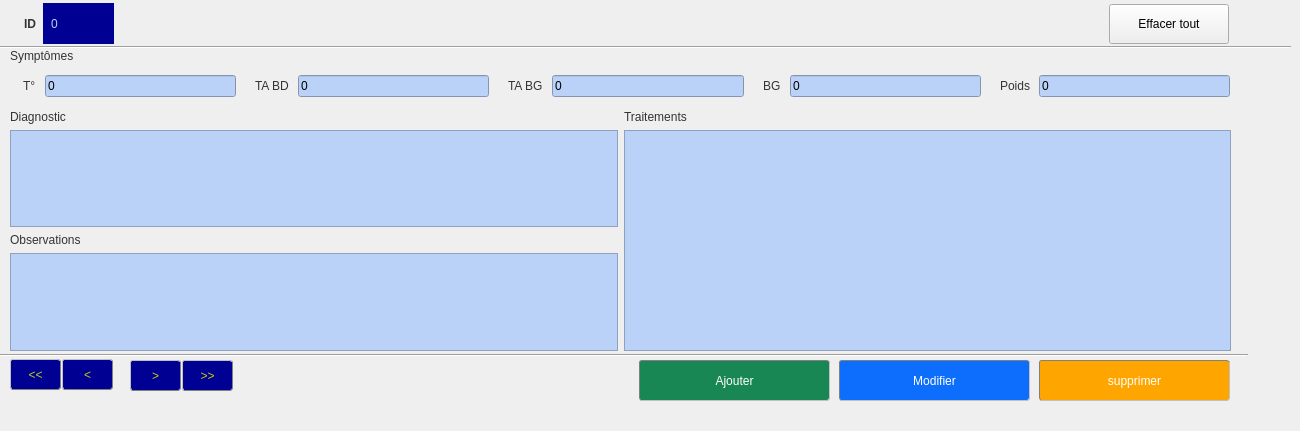
    <widget class="QWidget" name="saisie_diagnostic_tab">
     <attribute name="title">
      <string>Diagnostic des Patients</string>
     </attribute>
     <widget class="QLabel" name="symptom_lbl">
      <property name="geometry">
       <rect>
        <x>10</x>
        <y>45</y>
        <width>161</width>
        <height>21</height>
       </rect>
      </property>
      <property name="styleSheet">
       <string notr="true">font: 12pt &quot;Century Gothic&quot;;
color: rgb(51, 51, 51);</string>
      </property>
      <property name="text">
       <string>Symptômes</string>
      </property>
     </widget>
     <widget class="QWidget" name="horizontalLayoutWidget_2">
      <property name="geometry">
       <rect>
        <x>10</x>
        <y>65</y>
        <width>1220</width>
        <height>42</height>
       </rect>
      </property>
      <layout class="QHBoxLayout" name="horizontalLayout_2">
       <item>
        <widget class="QLabel" name="temp_lbl">
         <property name="styleSheet">
          <string notr="true">font: 12pt &quot;Century Gothic&quot;;
color: rgb(51, 51, 51);
padding-left: 10px;</string>
         </property>
         <property name="text">
          <string>T°</string>
         </property>
         <property name="margin">
          <number>0</number>
         </property>
        </widget>
       </item>
       <item>
        <widget class="QLineEdit" name="temp_ledit">
         <property name="styleSheet">
          <string notr="true">
	background-color: rgb(186, 209, 248);</string>
         </property>
         <property name="inputMask">
          <string/>
         </property>
         <property name="text">
          <string>0</string>
         </property>
        </widget>
       </item>
       <item>
        <widget class="QLabel" name="tabd_lbl">
         <property name="styleSheet">
          <string notr="true">font: 12pt &quot;Century Gothic&quot;;
color: rgb(51, 51, 51);
padding-left: 10px;</string>
         </property>
         <property name="text">
          <string>TA BD</string>
         </property>
        </widget>
       </item>
       <item>
        <widget class="QLineEdit" name="tabd_ledit">
         <property name="styleSheet">
          <string notr="true">
	background-color: rgb(186, 209, 248);</string>
         </property>
         <property name="inputMask">
          <string/>
         </property>
         <property name="text">
          <string>0</string>
         </property>
        </widget>
       </item>
       <item>
        <widget class="QLabel" name="tabg_lbl">
         <property name="styleSheet">
          <string notr="true">font: 12pt &quot;Century Gothic&quot;;
color: rgb(51, 51, 51);
padding-left: 10px;</string>
         </property>
         <property name="text">
          <string>TA BG</string>
         </property>
        </widget>
       </item>
       <item>
        <widget class="QLineEdit" name="tabg_ledit">
         <property name="styleSheet">
          <string notr="true">
	background-color: rgb(186, 209, 248);</string>
         </property>
         <property name="inputMask">
          <string/>
         </property>
         <property name="text">
          <string>0</string>
         </property>
        </widget>
       </item>
       <item>
        <widget class="QLabel" name="bg_lbl">
         <property name="styleSheet">
          <string notr="true">font: 12pt &quot;Century Gothic&quot;;
color: rgb(51, 51, 51);
padding-left: 10px;</string>
         </property>
         <property name="text">
          <string>BG</string>
         </property>
        </widget>
       </item>
       <item>
        <widget class="QLineEdit" name="bg_ledit">
         <property name="styleSheet">
          <string notr="true">
	background-color: rgb(186, 209, 248);</string>
         </property>
         <property name="inputMask">
          <string/>
         </property>
         <property name="text">
          <string>0</string>
         </property>
        </widget>
       </item>
       <item>
        <widget class="QLabel" name="weight_lbl">
         <property name="styleSheet">
          <string notr="true">font: 12pt &quot;Century Gothic&quot;;
color: rgb(51, 51, 51);
padding-left: 10px;</string>
         </property>
         <property name="text">
          <string>Poids</string>
         </property>
        </widget>
       </item>
       <item>
        <widget class="QLineEdit" name="weight_ledit">
         <property name="styleSheet">
          <string notr="true">
	background-color: rgb(186, 209, 248);</string>
         </property>
         <property name="inputMask">
          <string/>
         </property>
         <property name="text">
          <string>0</string>
         </property>
        </widget>
       </item>
      </layout>
     </widget>
     <widget class="QLabel" name="record_id_2">
      <property name="geometry">
       <rect>
        <x>550</x>
        <y>360</y>
        <width>61</width>
        <height>40</height>
       </rect>
      </property>
      <property name="styleSheet">
       <string notr="true">/*background-color: rgb(0, 1, 146);
color: rgb(186, 209, 248);
font: 75 16pt &quot;Century Gothic&quot;;
padding-left:5px;*/

color: transparent;</string>
      </property>
      <property name="text">
       <string>0</string>
      </property>
     </widget>
     <widget class="QLabel" name="id_lbl_2">
      <property name="geometry">
       <rect>
        <x>11</x>
        <y>4</y>
        <width>34</width>
        <height>40</height>
       </rect>
      </property>
      <property name="styleSheet">
       <string notr="true">font: 12pt &quot;Century Gothic&quot;;
font-weight: bold;
color: rgb(51, 51, 51);
padding-left: 10px;</string>
      </property>
      <property name="text">
       <string>ID</string>
      </property>
     </widget>
     <widget class="QPushButton" name="previous_btn_2">
      <property name="geometry">
       <rect>
        <x>62</x>
        <y>359</y>
        <width>51</width>
        <height>31</height>
       </rect>
      </property>
      <property name="styleSheet">
       <string notr="true">QPushButton{
	background-color: rgb(0, 1, 146);
	border-radius: 3px;
	color: rgb(186, 209, 24);
	border: 1px outset gray;
	font: 12pt &quot;Century Gothic&quot;;
}

QPushButton:hover{
	color: orange;
	border-radius: 3px;
	border: 1px outset gray;
	font: 12pt &quot;Century Gothic&quot;;
}
</string>
      </property>
      <property name="text">
       <string>&lt;</string>
      </property>
     </widget>
     <widget class="QPushButton" name="first_btn_2">
      <property name="geometry">
       <rect>
        <x>10</x>
        <y>359</y>
        <width>51</width>
        <height>31</height>
       </rect>
      </property>
      <property name="styleSheet">
       <string notr="true">QPushButton{
	background-color: rgb(0, 1, 146);
	border-radius: 3px;
	color: rgb(186, 209, 24);
	border: 1px outset gray;
	font: 12pt &quot;Century Gothic&quot;;
}

QPushButton:hover{
	color: orange;
	border-radius: 3px;
	border: 1px outset gray;
	font: 12pt &quot;Century Gothic&quot;;
}
</string>
      </property>
      <property name="text">
       <string>&lt;&lt;</string>
      </property>
     </widget>
     <widget class="QPushButton" name="last_btn_2">
      <property name="geometry">
       <rect>
        <x>182</x>
        <y>360</y>
        <width>51</width>
        <height>31</height>
       </rect>
      </property>
      <property name="styleSheet">
       <string notr="true">QPushButton{
	background-color: rgb(0, 1, 146);
	border-radius: 3px;
	color: rgb(186, 209, 24);
	border: 1px outset gray;
	font: 12pt &quot;Century Gothic&quot;;
}

QPushButton:hover{
	color: orange;
	border-radius: 3px;
	border: 1px outset gray;
	font: 12pt &quot;Century Gothic&quot;;
}
</string>
      </property>
      <property name="text">
       <string>&gt;&gt;</string>
      </property>
     </widget>
     <widget class="QPushButton" name="next_btn_2">
      <property name="geometry">
       <rect>
        <x>130</x>
        <y>360</y>
        <width>51</width>
        <height>31</height>
       </rect>
      </property>
      <property name="styleSheet">
       <string notr="true">QPushButton{
	background-color: rgb(0, 1, 146);
	border-radius: 3px;
	color: rgb(186, 209, 24);
	border: 1px outset gray;
	font: 12pt &quot;Century Gothic&quot;;
}

QPushButton:hover{
	color: orange;
	border-radius: 3px;
	border: 1px outset gray;
	font: 12pt &quot;Century Gothic&quot;;
}
</string>
      </property>
      <property name="text">
       <string>&gt;</string>
      </property>
     </widget>
     <widget class="Line" name="line_2">
      <property name="geometry">
       <rect>
        <x>-3</x>
        <y>345</y>
        <width>1251</width>
        <height>20</height>
       </rect>
      </property>
      <property name="orientation">
       <enum>Qt::Horizontal</enum>
      </property>
     </widget>
     <widget class="QPushButton" name="add_btn_2">
      <property name="geometry">
       <rect>
        <x>639</x>
        <y>360</y>
        <width>191</width>
        <height>41</height>
       </rect>
      </property>
      <property name="styleSheet">
       <string notr="true">QPushButton{
	background-color:  rgb(25,135,84);
	border-radius: 3px;
	color: white;
	border: 1px inset gray;
	font: 16pt &quot;Century Gothic&quot;;
}

QPushButton:hover{
	background-color: #adc4ad;
	border-radius: 3px;
	border: 1px inset gray;
	color: black;
	font: 16pt &quot;Century Gothic&quot;;
}</string>
      </property>
      <property name="text">
       <string>Ajouter</string>
      </property>
     </widget>
     <widget class="QPushButton" name="edit_btn_2">
      <property name="geometry">
       <rect>
        <x>839</x>
        <y>360</y>
        <width>191</width>
        <height>41</height>
       </rect>
      </property>
      <property name="styleSheet">
       <string notr="true">QPushButton{
	background-color: rgb(13,110,253);
	border-radius: 3px;
	color: white;
	border: 1px inset gray;
	font: 16pt &quot;Century Gothic&quot;;
}

QPushButton:hover{
	background-color: rgb(13,202,240);
	border-radius: 3px;
	border: 1px inset gray;
	color: black;
	font: 16pt &quot;Century Gothic&quot;;
}</string>
      </property>
      <property name="text">
       <string>Modifier</string>
      </property>
     </widget>
     <widget class="QPushButton" name="del_btn_2">
      <property name="geometry">
       <rect>
        <x>1039</x>
        <y>360</y>
        <width>191</width>
        <height>41</height>
       </rect>
      </property>
      <property name="styleSheet">
       <string notr="true">QPushButton{
	background-color:  orange;
	border-radius: 3px;
	color: white;
	border: 1px inset gray;
	font: 16pt &quot;Century Gothic&quot;;
}

QPushButton:hover{
	background-color: rgb(255, 193, 7);
	border-radius: 3px;
	border: 1px inset gray;
	color: black;
	font: 16pt &quot;Century Gothic&quot;;
}</string>
      </property>
      <property name="text">
       <string>supprimer</string>
      </property>
     </widget>
     <widget class="QLabel" name="id_content_lbl_2">
      <property name="geometry">
       <rect>
        <x>250</x>
        <y>360</y>
        <width>211</width>
        <height>31</height>
       </rect>
      </property>
      <property name="styleSheet">
       <string notr="true">border: 1px solid transparent;</string>
      </property>
      <property name="text">
       <string/>
      </property>
     </widget>
     <widget class="QLabel" name="label_ID_Recup_2">
      <property name="geometry">
       <rect>
        <x>43</x>
        <y>3</y>
        <width>71</width>
        <height>41</height>
       </rect>
      </property>
      <property name="styleSheet">
       <string notr="true">background-color: rgb(0, 1, 146);
color: rgb(186, 209, 248);
font: 75 16pt &quot;Century Gothic&quot;;
padding-left:5px;</string>
      </property>
      <property name="text">
       <string>0</string>
      </property>
     </widget>
     <widget class="QWidget" name="layoutWidget">
      <property name="geometry">
       <rect>
        <x>10</x>
        <y>110</y>
        <width>1221</width>
        <height>241</height>
       </rect>
      </property>
      <layout class="QGridLayout" name="gridLayout">
       <item row="0" column="0">
        <widget class="QLabel" name="diagnostic_lbl">
         <property name="styleSheet">
          <string notr="true">font: 12pt &quot;Century Gothic&quot;;
color: rgb(51, 51, 51);</string>
         </property>
         <property name="text">
          <string>Diagnostic</string>
         </property>
        </widget>
       </item>
       <item row="0" column="1">
        <widget class="QLabel" name="treatments_lbl">
         <property name="styleSheet">
          <string notr="true">font: 12pt &quot;Century Gothic&quot;;
color: rgb(51, 51, 51);</string>
         </property>
         <property name="text">
          <string>Traitements</string>
         </property>
        </widget>
       </item>
       <item row="1" column="0">
        <widget class="QTextEdit" name="diagnostic_textEdit">
         <property name="styleSheet">
          <string notr="true">
	background-color: rgb(186, 209, 248);</string>
         </property>
        </widget>
       </item>
       <item row="1" column="1" rowspan="3">
        <widget class="QTextEdit" name="treatments_textEdit">
         <property name="styleSheet">
          <string notr="true">
	background-color: rgb(186, 209, 248);</string>
         </property>
        </widget>
       </item>
       <item row="2" column="0">
        <widget class="QLabel" name="observeations_lbl">
         <property name="styleSheet">
          <string notr="true">font: 12pt &quot;Century Gothic&quot;;
color: rgb(51, 51, 51);</string>
         </property>
         <property name="text">
          <string>Observations</string>
         </property>
        </widget>
       </item>
       <item row="3" column="0">
        <widget class="QTextEdit" name="observations_textEdit">
         <property name="styleSheet">
          <string notr="true">
	background-color: rgb(186, 209, 248);</string>
         </property>
        </widget>
       </item>
      </layout>
     </widget>
     <widget class="QLabel" name="attention_lbl_2">
      <property name="geometry">
       <rect>
        <x>-3</x>
        <y>391</y>
        <width>390</width>
        <height>31</height>
       </rect>
      </property>
      <property name="styleSheet">
       <string notr="true">border: 1px solid transparent;</string>
      </property>
      <property name="text">
       <string/>
      </property>
     </widget>
     <widget class="QPushButton" name="erase_all_widgets_btn_2">
      <property name="geometry">
       <rect>
        <x>1109</x>
        <y>4</y>
        <width>120</width>
        <height>40</height>
       </rect>
      </property>
      <property name="text">
       <string>Effacer tout</string>
      </property>
     </widget>
     <widget class="Line" name="line_7">
      <property name="geometry">
       <rect>
        <x>0</x>
        <y>37</y>
        <width>1291</width>
        <height>20</height>
       </rect>
      </property>
      <property name="styleSheet">
       <string notr="true"/>
      </property>
      <property name="orientation">
       <enum>Qt::Horizontal</enum>
      </property>
     </widget>
    </widget>
